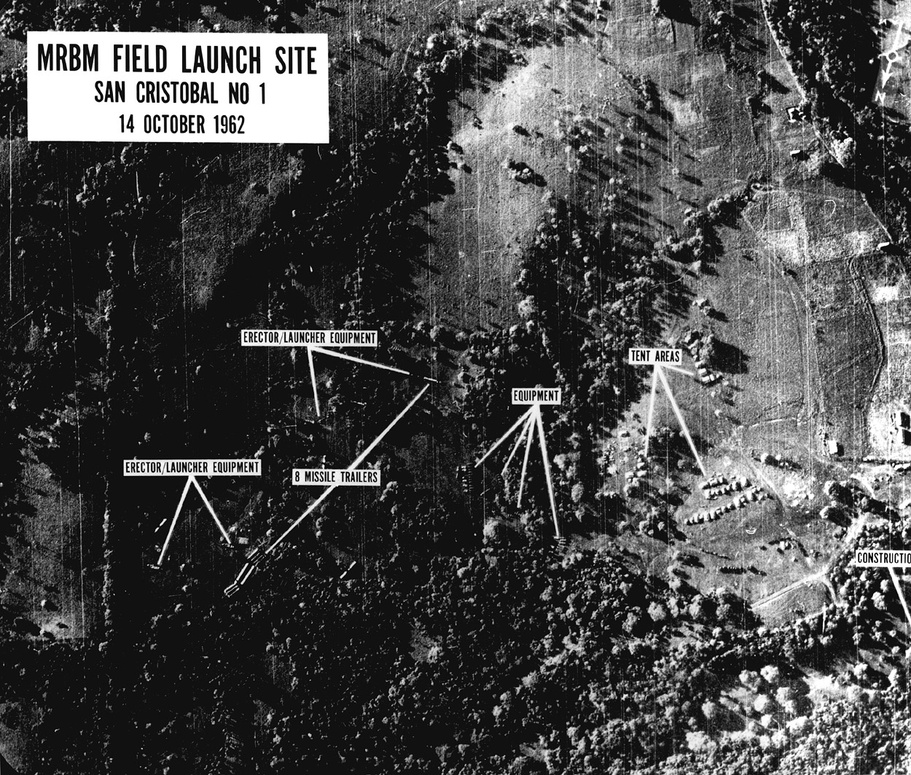
#> input picture Assignment2/u2cuba.jpg, 911 x 775 px, shrunk from 1250 x 1063 before the run
$ python '3 - Problem3a_Sobel.py'   (Python 2 division)
#> lines starting #> are read from the running program, lines starting #| are printed output that depends on the picture
#       About - Applying Sobel Filter for given Input Image
#       Updated                     07/10/2015
#       Load the Image, Compute Gradient Gx and Gy on input image
#       Absolute magnitude is obtained by sqrt(gx square and gy square)
#       If value > 255 replace with 255, If < 0 replace with zero else apply computed value

import cv2
import numpy as np
import math as m
import timeit
from matplotlib import pyplot as plt

#Load the Input Image
sourceImage = cv2.imread('u2cuba.jpg')
#> sourceImage is the input picture: shape (775, 911, 3); min 0, max 255, mean 71.5

#start timer
start = timeit.default_timer()

#Convert it to Grayscale
sourceImage = cv2.cvtColor(sourceImage,cv2.COLOR_BGR2GRAY)
#> sourceImage: shape (775, 911)

#Initialize Sonel Gx and Gy Filters
sobelx = np.array([ [-1,0,1],[-2,0,2],[-1,0,1]],np.float32)
sobely = np.array([ [-1,-2,-1],[0,0,0],[1,2,1]],np.float32)

#Compute width and Height of Image
width = sourceImage.shape[0]
#> width = 775
height = sourceImage.shape[1]
#> height = 911

#Create Destination Image
destImage = sourceImage[0:width,0:height]

#Loop until 1 to Width of Image
for x in range(1,width-2):

    #Loop until 1 to Height of Image
    for y in range(1,height-2):

        #Initialize Destination Pixel value to Zero
        destImage[x][y] = 0

        #Compute Gx
        Gx = (sobelx[0][0]*sourceImage[x-1,y-1])+(sobelx[0][1]*sourceImage[x,y-1])+(sobelx[0][2]*sourceImage[x+1,y-1])+(sobelx[1][0]*sourceImage[x-1,y])+(sobelx[1][1]*sourceImage[x,y])+(sobelx[1][2]*sourceImage[x+1,y])+(sobelx[2][0]*sourceImage[x-1,y+1])+(sobelx[2][1]*sourceImage[x,y+1])+(sobelx[2][2]*sourceImage[x+1,y+1])

        #Compute Gy
        Gy = (sobely[0][0]*sourceImage[x-1,y-1])+(sobely[0][1]*sourceImage[x,y-1])+(sobely[0][2]*sourceImage[x+1,y-1])+(sobely[1][0]*sourceImage[x-1,y])+(sobely[1][1]*sourceImage[x,y])+(sobely[1][2]*sourceImage[x+1,y])+(sobely[2][0]*sourceImage[x-1,y+1])+(sobely[2][1]*sourceImage[x,y+1])+(sobely[2][2]*sourceImage[x+1,y+1])

        #Intermediate Results
        val1 = Gx*Gx
        val2 = Gy*Gy

        #Apply formula sqrt(GxSquare + GySquare)
        val3 = m.sqrt(val1+val2)
        #print val3

        #Check for value < 0 and > 255
        if(val3 < 0):
            val3 = 0
        if(val3 > 255):
            val3 = 255

        #Store Computed Value
        destImage[x][y] = 255-int(val3)
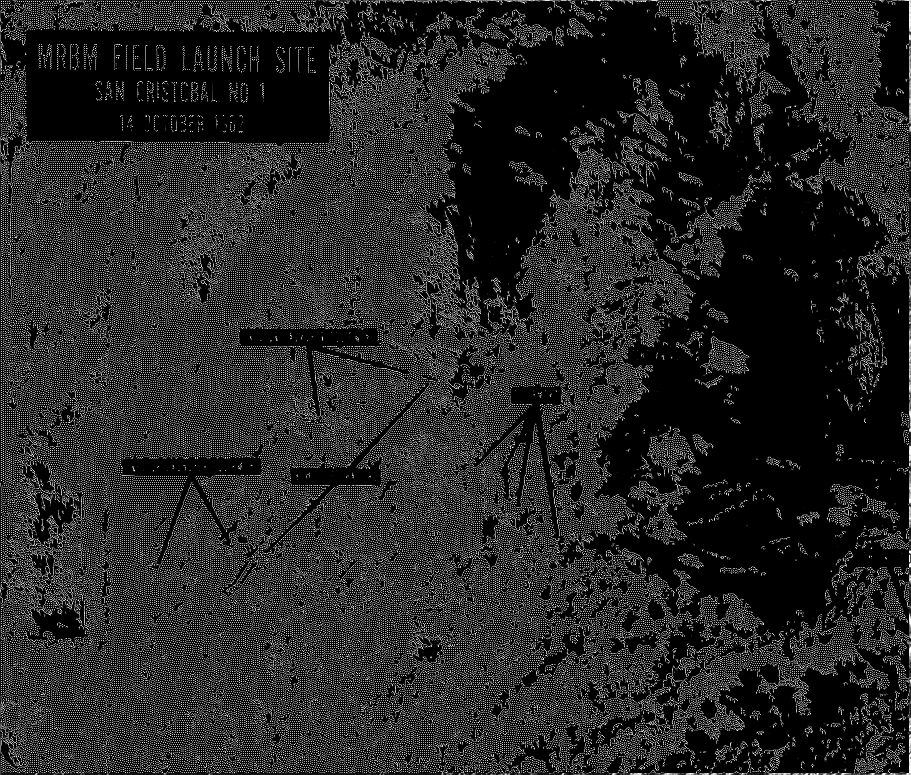
#> destImage: shape (775, 911); min 0, max 255, mean 37.4

print 'time to compute  - in seconds'
stop = timeit.default_timer()
print stop-start

#Display Result
plt.imshow(destImage, cmap = 'gray')
plt.title('Sobel Custom Code Output ')
plt.show()

$ run again, with Assignment2/clown.tif saved as Assignment2/u2cuba.jpg
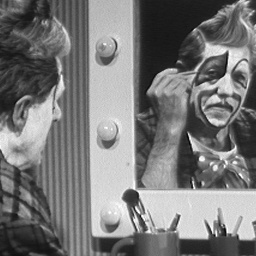
#> input picture Assignment2/clown.tif, 256 x 256 px
#> sourceImage is the input picture: shape (256, 256, 3); min 4, max 255, mean 120.3
#> sourceImage: shape (256, 256)
#> after the loop `for x in range(1,width-2):`:
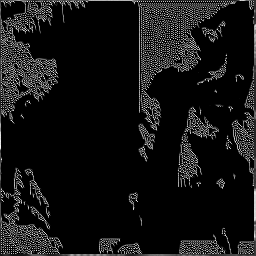
#> destImage: shape (256, 256); min 0, max 253, mean 19.7

$ run again, with Assignment2/dog.bmp saved as Assignment2/u2cuba.jpg
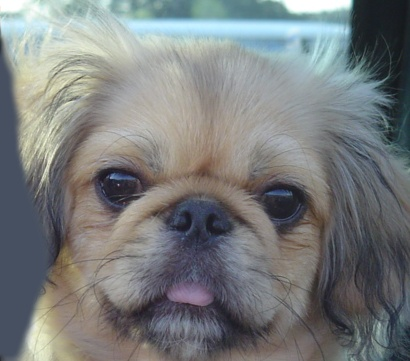
#> input picture Assignment2/dog.bmp, 410 x 361 px
#> sourceImage is the input picture: shape (361, 410, 3); mean B, G, R 125, 124.5, 121.2
#> `sourceImage = cv2.cvtColor(sourceImage,cv2.COLOR_BGR2GRAY)`:
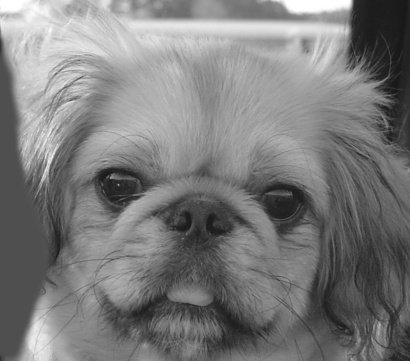
#> sourceImage: shape (361, 410); min 21, max 255, mean 123.6
#> after the loop `for x in range(1,width-2):`:
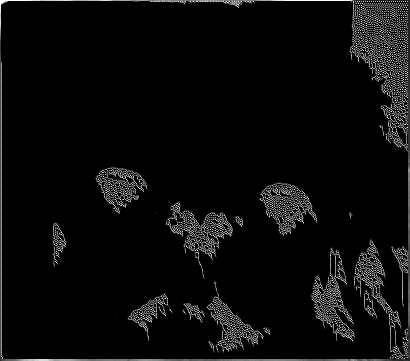
#> destImage: shape (361, 410); min 0, max 255, mean 10.6
